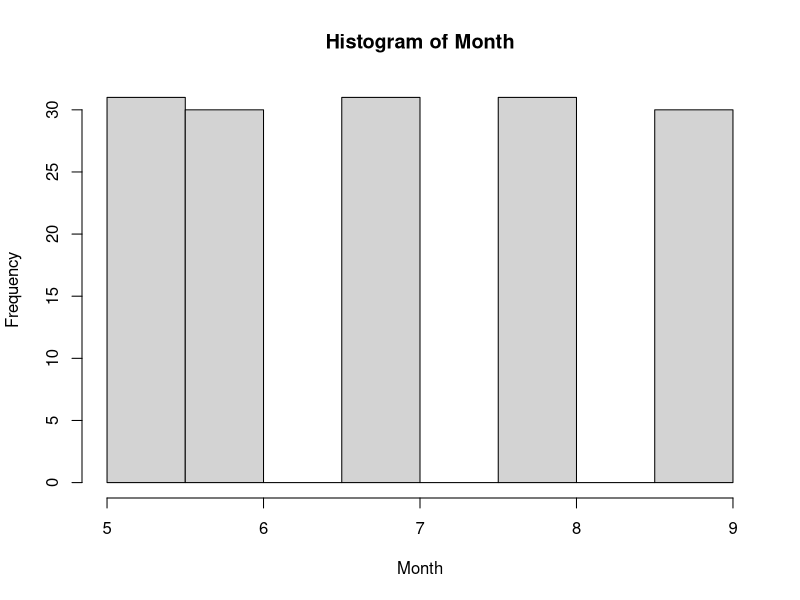
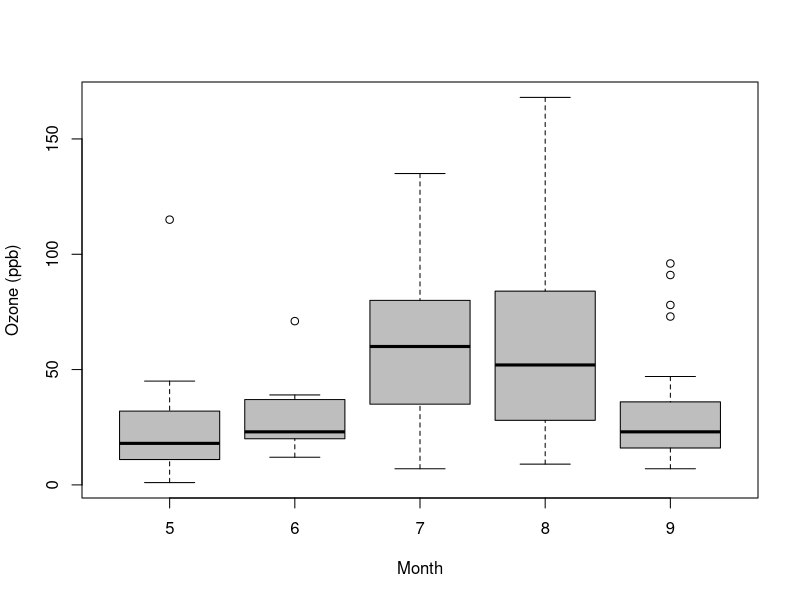
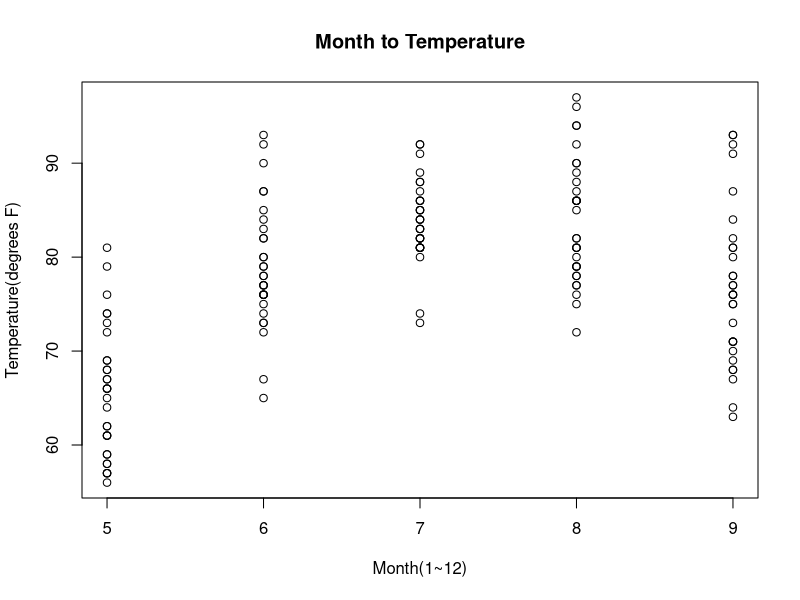
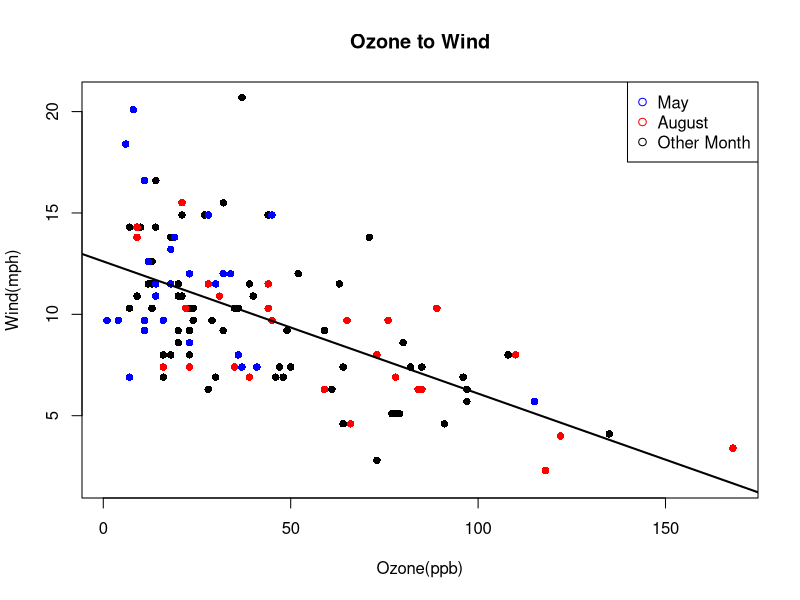
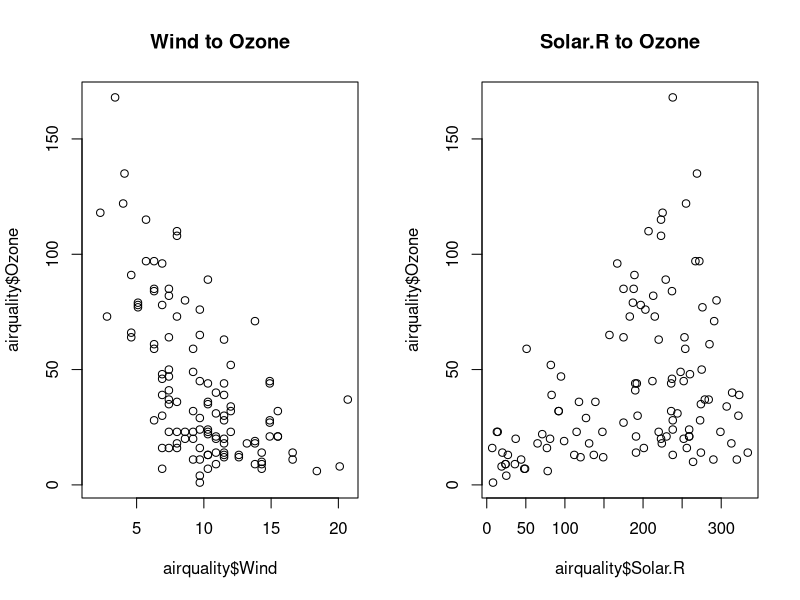

R code for these plots, in order:
## ---- chunk 1
knitr::opts_chunk$set(echo = TRUE)
## ---- chunk 2
require(datasets)
head(airquality)
## ---- chunk 3
hist(x=airquality$Month, 
     main="Histogram of Month",  
     xlab="Month",               
     ylab="Frequency")                
## ---- chunk 4
boxplot(formula = Ozone ~ Month, # Y ~ X 
        data = airquality,       
        xlab = "Month",          
        ylab = "Ozone (ppb)",    
        col ="gray")        
## ---- chunk 5
plot(x=airquality$Month,            
     y=airquality$Temp,             
     main="Month to Temperature",   
     xlab="Month(1~12)",            
     ylab="Temperature(degrees F)")      
## ---- chunk 6
##stage 1
plot(x=airquality$Ozone,
     y=airquality$Wind,
     main="Ozone to Wind",
     xlab="Ozone(ppb)",
     ylab="Wind(mph)",
     pch=16      #point shape            
) 

# stage 2
May_data <- airquality[airquality$Month==5, ] 
points(x=May_data$Ozone,                       
       y=May_data$Wind, 
       pch=16,                  
       col="blue")              

Aug_data <- airquality[airquality$Month==8, ]   
points(x=Aug_data$Ozone, 
       y=Aug_data$Wind, 
       pch=16,               
       col="red")           


legend("topright",                            
       pch = 1,                                
       col = c("blue", "red", "black"),           
       legend = c("May", "August", "Other Month")
       )


lm.model <- lm(Wind~Ozone, airquality)    
abline(lm.model,                          
       lwd=2) 

## ---- chunk 7
par(mfrow = c(1,2)) 
# first
plot(airquality$Wind, airquality$Ozone, main = "Wind to Ozone") 
# second
plot(airquality$Solar.R, airquality$Ozone, main = "Solar.R to Ozone")
